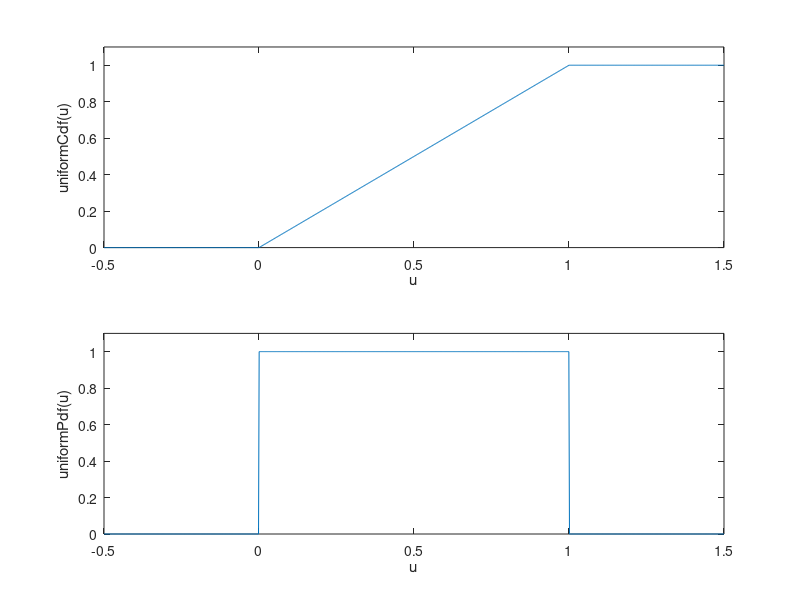

The MATLAB source for this figure:
function demo_rand
%% demo_rand: Demo for the use of rand
format short
%% generate U ~ U[0,1]
rand

%% generate a new sample U ~ U[0,1]
rand

%% generate a matrix with M rows and N columns of U ~ U[0,1]
M = 3;
N = 5;
rand(M,N)

%% Reproducible results

% store the state of the random number generator in s0
s0 = rand('state');

rand  % sample 1
rand  % sample 2

%% Generate the same sequence

% set the state of the random number generator to s0
rand('state',s0);

rand  % sample 1 
rand  % sample 2 

%% Plot pdf and cdf

nPlot = 1000;
xPlot = linspace(-0.5,1.5,nPlot);
axisPlot = [-0.5 1.5 0 1.1];

% uniform pdf
uniformPdf = zeros(size(xPlot));
uniformPdf((xPlot>=0) & (xPlot<=1)) = 1;

subplot(2,1,2);
plot(xPlot,uniformPdf)
xlabel('u'); ylabel('uniformPdf(u)')
axis(axisPlot)

% uniform cdf
uniformCdf = uniformPdf.*xPlot + (xPlot >=1);

subplot(2,1,1);
plot(xPlot,uniformCdf)
xlabel('u'); ylabel('uniformCdf(u)')
axis(axisPlot)



